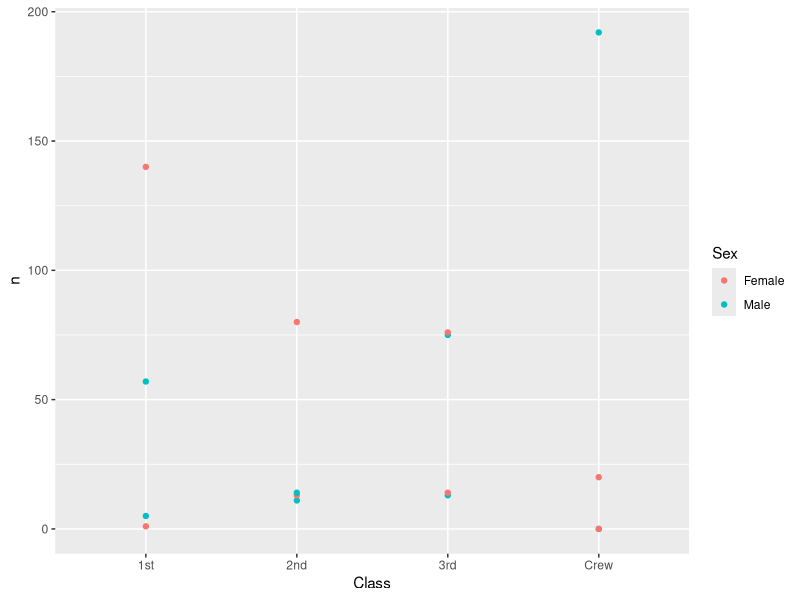
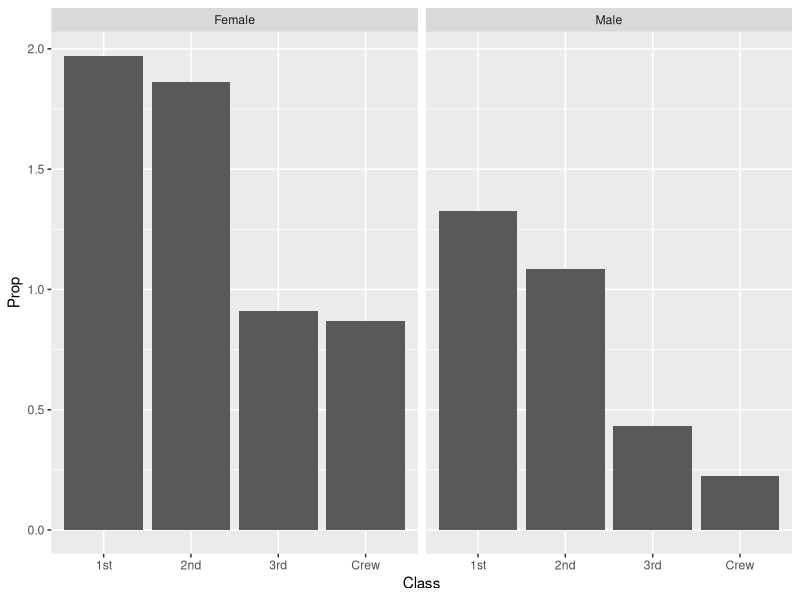
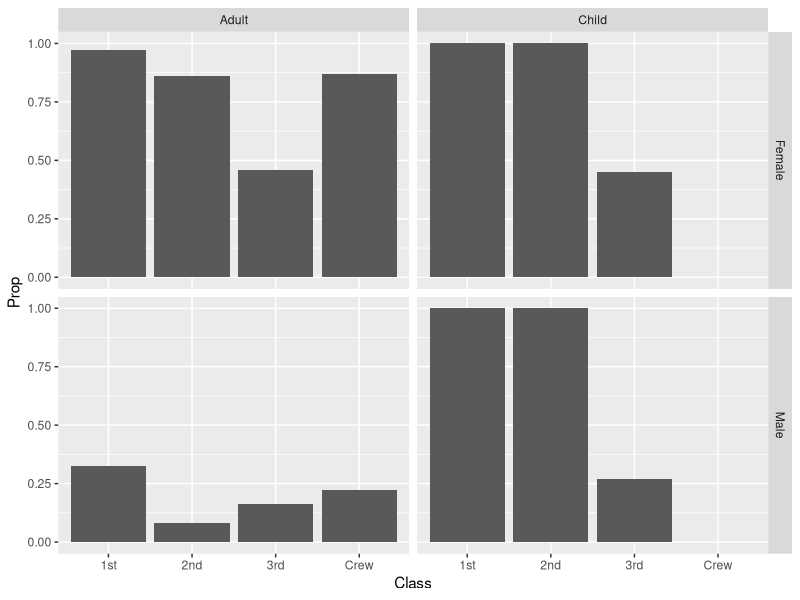

Write R code to recreate these figures, in order.
## ---- chunk 1
library(tidyverse)

df_titanic <- as_tibble(Titanic)
## ---- chunk 2
## TASK: Perform a `glimpse` of df_titanic
df_titanic %>%
  glimpse()
## ---- chunk 3
## NOTE: No need to edit! We'll cover how to
## do this calculation in a later exercise.
df_titanic %>% summarize(total = sum(n))
## ---- chunk 4
## TASK: Visualize counts against `Class` and `Sex`
df_titanic %>% 
  filter(Survived == "Yes") %>% 
  ggplot() +  #Started
    geom_point(aes(x = Class, y = n, color = Sex))
    # geom_col(aes(x = Class, y = n, color = Sex))

## ---- chunk 5
## NOTE: No need to edit! We'll cover how to
## do this calculation in a later exercise.
df_prop <-
  df_titanic %>%
  group_by(Class, Sex, Age) %>%
  mutate(
    Total = sum(n),
    Prop = n / Total
  ) %>%
  ungroup()
df_prop
## ---- chunk 6
df_prop %>% 
  filter(Survived == "Yes" & !is.na(Prop)) %>%
  ggplot() +  #Started
    geom_col(aes(x = Class, y = Prop)) +
    facet_grid(cols = vars(Sex))
## ---- chunk 7
df_prop %>% 
  filter(Survived == "Yes" & !is.na(Prop)) %>%
  ggplot() +  #Started
    geom_col(stats = "Identity", aes(x = Class, y = Prop)) +
    facet_grid(rows = vars(Sex), cols = vars(Age))  
